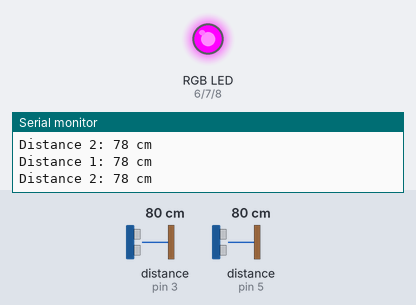
This sketch was run on a simulated Arduino Uno, built with avr-gcc and run on an emulated ATmega328P. Shown: an RGB LED mixed from three pins (HIGH = lit), the last lines printed to the serial monitor. Wiring (inferred from the names in the program): 2 × ultrasonic range finder: trigger pin 2, echo pin 3 / trigger pin 4, echo pin 5. The inputs (shaded band) are chosen by the test bench; at power-on: distance to the obstacle (sensors on pin 3, pin 5) 80 cm. The echo pulse lasts 58.3 µs per cm; pins used as bus, display or sensor lines are not drawn.

Above: at 1.8 s.
1.9 s: distance to the obstacle (sensor on pin 3) set to 22 cm
3.4 s: distance to the obstacle (sensor on pin 3) set to 18 cm
At 5.2 s:
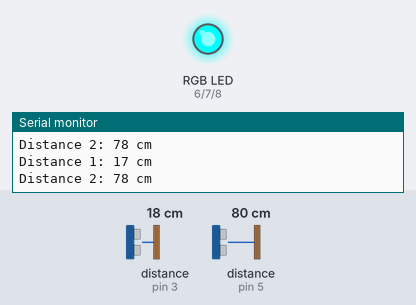
5.5 s: distance to the obstacle (sensor on pin 3) set to 35 cm
At 7.2 s:
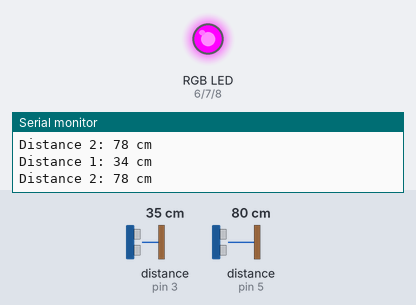
7.5 s: distance to the obstacle (sensor on pin 3) set to 2 cm
At 9.4 s:
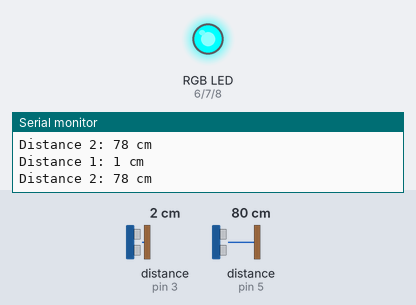
Timing chart, 0 to 10.5 s (numbered marks = the images above; inputs shaded):
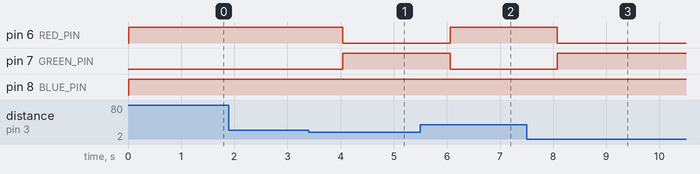

The sketch:

sketch_mar07c.ino
```cpp
#define TRIGGER_PIN_1 2
#define ECHO_PIN_1 3
#define TRIGGER_PIN_2 4
#define ECHO_PIN_2 5

#define RED_PIN 6
#define GREEN_PIN 7
#define BLUE_PIN 8

void setup() {
  Serial.begin(115200);

  // Ultrasonic sensor 1
  pinMode(TRIGGER_PIN_1, OUTPUT);
  pinMode(ECHO_PIN_1, INPUT);

  // Ultrasonic sensor 2
  pinMode(TRIGGER_PIN_2, OUTPUT);
  pinMode(ECHO_PIN_2, INPUT);

  // RGB LED
  pinMode(RED_PIN, OUTPUT);
  pinMode(GREEN_PIN, OUTPUT);
  pinMode(BLUE_PIN, OUTPUT);
}

void loop() {
  // Measure distance from Ultrasonic Sensor 1
  int distance1 = getDistance(TRIGGER_PIN_1, ECHO_PIN_1);

  // Measure distance from Ultrasonic Sensor 2
  int distance2 = getDistance(TRIGGER_PIN_2, ECHO_PIN_2);

  // Print distances to Serial Monitor
  Serial.print("Distance 1: ");
  Serial.print(distance1);
  Serial.println(" cm");

  Serial.print("Distance 2: ");
  Serial.print(distance2);
  Serial.println(" cm");

  // Turn on RGB LED when both sensors detect an object
  if (distance1 < 20 || distance2 < 20) {
    setColorRGB(255, 0, 0);  // White
  } else {
    setColorRGB(0, 255, 0);  // Turn off the LED
  }

  delay(1000); // Adjust the delay as needed
}

int getDistance(int triggerPin, int echoPin) {
  digitalWrite(triggerPin, LOW);
  delayMicroseconds(2);
  digitalWrite(triggerPin, HIGH);
  delayMicroseconds(10);
  digitalWrite(triggerPin, LOW);

  return pulseIn(echoPin, HIGH) * 0.034 / 2;
}

void setColorRGB(int red, int green, int blue) {
  analogWrite(RED_PIN, 255 - red);
  analogWrite(GREEN_PIN, 255 - green);
  analogWrite(BLUE_PIN, 255 - blue);
}
```

Measured:
- the behaviour switches between 21 and 20 cm on distance to the obstacle (sensor on pin 3) (found by bisection; images 0 and 1)
- after the input at 3.4 s, pin 6 (RED_PIN): HIGH → LOW after 0.64 s; pin 7 (GREEN_PIN): LOW → HIGH after 0.64 s
- after the input at 5.5 s, pin 6 (RED_PIN): LOW → HIGH after 0.56 s; pin 7 (GREEN_PIN): HIGH → LOW after 0.56 s
- after the input at 7.5 s, pin 6 (RED_PIN): HIGH → LOW after 0.57 s; pin 7 (GREEN_PIN): LOW → HIGH after 0.57 s
